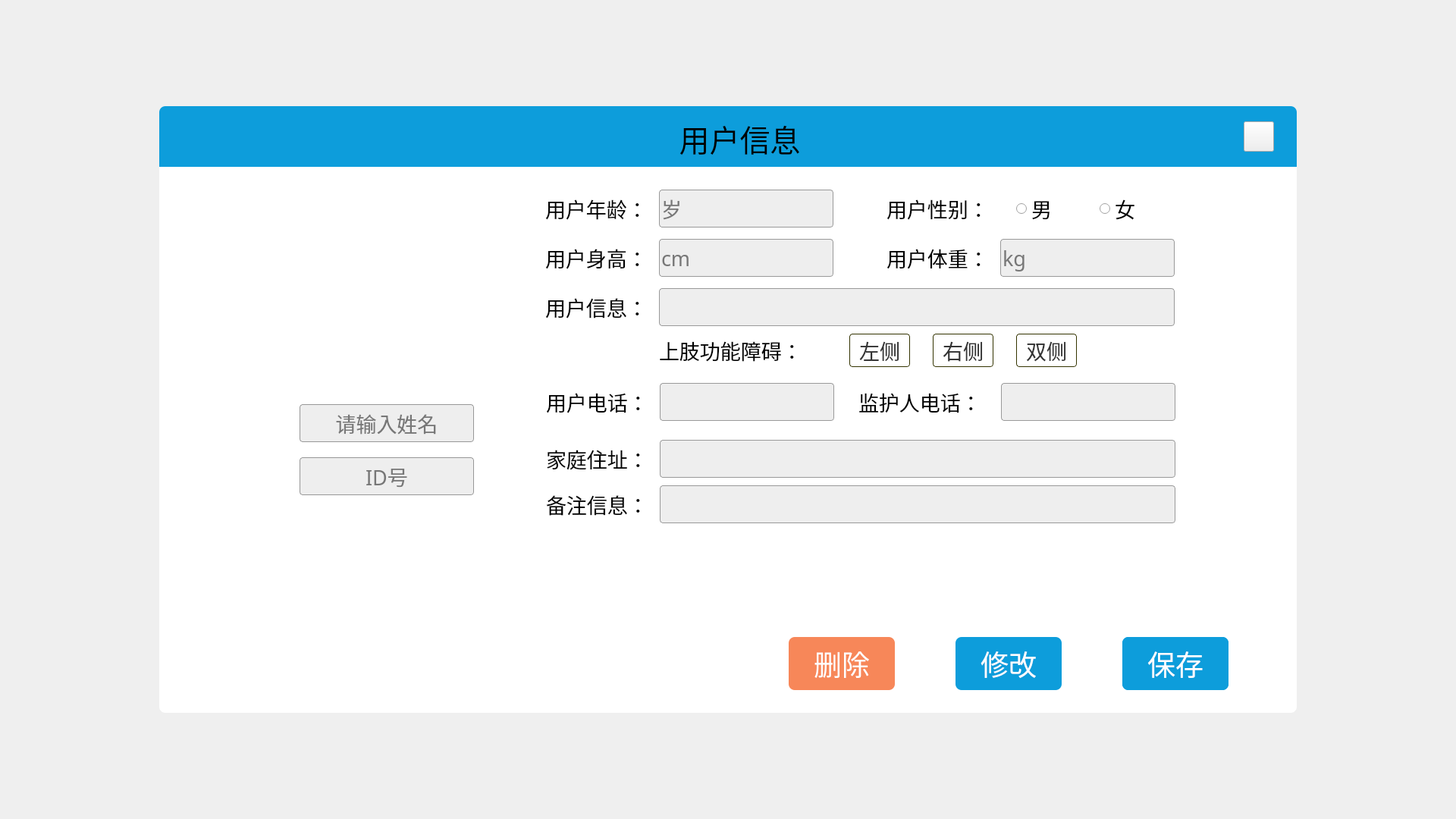
<?xml version="1.0" encoding="UTF-8"?>
<ui version="4.0">
 <class>EditUser</class>
 <widget class="QWidget" name="EditUser">
  <property name="geometry">
   <rect>
    <x>0</x>
    <y>0</y>
    <width>1920</width>
    <height>1080</height>
   </rect>
  </property>
  <property name="windowTitle">
   <string>Form</string>
  </property>
  <property name="styleSheet">
   <string notr="true"/>
  </property>
  <widget class="QGroupBox" name="groupBox_2">
   <property name="geometry">
    <rect>
     <x>210</x>
     <y>140</y>
     <width>1500</width>
     <height>800</height>
    </rect>
   </property>
   <property name="styleSheet">
    <string notr="true">#groupBox_2{background: #FFFFFF;
border-radius: 8px;}</string>
   </property>
   <property name="title">
    <string/>
   </property>
   <widget class="QGroupBox" name="groupBox">
    <property name="geometry">
     <rect>
      <x>150</x>
      <y>110</y>
      <width>300</width>
      <height>565</height>
     </rect>
    </property>
    <property name="styleSheet">
     <string notr="true">width: 300px;
height: 565px;
background: #FFFFFF;
border-radius: 8px;</string>
    </property>
    <property name="title">
     <string/>
    </property>
    <widget class="QLabel" name="portrait_Label">
     <property name="geometry">
      <rect>
       <x>105</x>
       <y>123</y>
       <width>90</width>
       <height>90</height>
      </rect>
     </property>
     <property name="text">
      <string/>
     </property>
    </widget>
    <widget class="QLineEdit" name="name_LineEdit">
     <property name="geometry">
      <rect>
       <x>35</x>
       <y>283</y>
       <width>230</width>
       <height>50</height>
      </rect>
     </property>
     <property name="font">
      <font>
       <family>黑体</family>
       <pointsize>20</pointsize>
      </font>
     </property>
     <property name="styleSheet">
      <string notr="true">width: 230px;
height: 50px;
background: #EEEEEE;
border-radius: 4px;
border: 1px solid #979797;</string>
     </property>
     <property name="alignment">
      <set>Qt::AlignCenter</set>
     </property>
     <property name="placeholderText">
      <string>请输入姓名</string>
     </property>
    </widget>
    <widget class="QLineEdit" name="ID_LineEdit">
     <property name="geometry">
      <rect>
       <x>35</x>
       <y>353</y>
       <width>230</width>
       <height>50</height>
      </rect>
     </property>
     <property name="font">
      <font>
       <family>黑体</family>
       <pointsize>20</pointsize>
      </font>
     </property>
     <property name="styleSheet">
      <string notr="true">width: 230px;
height: 50px;
background: #EEEEEE;
border-radius: 4px;
border: 1px solid #979797;</string>
     </property>
     <property name="alignment">
      <set>Qt::AlignCenter</set>
     </property>
     <property name="readOnly">
      <bool>true</bool>
     </property>
     <property name="placeholderText">
      <string>ID号</string>
     </property>
    </widget>
   </widget>
   <widget class="QPushButton" name="allLimp_Btn">
    <property name="geometry">
     <rect>
      <x>1130</x>
      <y>300</y>
      <width>80</width>
      <height>44</height>
     </rect>
    </property>
    <property name="font">
     <font>
      <family>黑体</family>
      <pointsize>20</pointsize>
     </font>
    </property>
    <property name="styleSheet">
     <string notr="true">background: #FFFFFF;
border-radius: 4px;
border: 1px solid #333300;
color:#333333;</string>
    </property>
    <property name="text">
     <string>双侧</string>
    </property>
   </widget>
   <widget class="QLabel" name="label_6">
    <property name="geometry">
     <rect>
      <x>959</x>
      <y>186</y>
      <width>150</width>
      <height>28</height>
     </rect>
    </property>
    <property name="font">
     <font>
      <family>黑体</family>
      <pointsize>20</pointsize>
     </font>
    </property>
    <property name="text">
     <string>用户体重：</string>
    </property>
   </widget>
   <widget class="QLineEdit" name="weight_LineEdit">
    <property name="geometry">
     <rect>
      <x>1109</x>
      <y>175</y>
      <width>230</width>
      <height>50</height>
     </rect>
    </property>
    <property name="font">
     <font>
      <family>黑体</family>
      <pointsize>20</pointsize>
     </font>
    </property>
    <property name="styleSheet">
     <string notr="true">background: #EEEEEE;
border-radius: 4px;
border: 1px solid #999999;</string>
    </property>
    <property name="placeholderText">
     <string>kg</string>
    </property>
   </widget>
   <widget class="QPushButton" name="rightLimp_Btn">
    <property name="geometry">
     <rect>
      <x>1020</x>
      <y>300</y>
      <width>80</width>
      <height>44</height>
     </rect>
    </property>
    <property name="font">
     <font>
      <family>黑体</family>
      <pointsize>20</pointsize>
     </font>
    </property>
    <property name="styleSheet">
     <string notr="true">background: #FFFFFF;
border-radius: 4px;
border: 1px solid #333300;
color:#333333;</string>
    </property>
    <property name="text">
     <string>右侧</string>
    </property>
   </widget>
   <widget class="QRadioButton" name="male_RadioButton">
    <property name="geometry">
     <rect>
      <x>1130</x>
      <y>110</y>
      <width>80</width>
      <height>50</height>
     </rect>
    </property>
    <property name="font">
     <font>
      <family>黑体</family>
      <pointsize>20</pointsize>
     </font>
    </property>
    <property name="styleSheet">
     <string notr="true"/>
    </property>
    <property name="text">
     <string>男</string>
    </property>
    <property name="iconSize">
     <size>
      <width>22</width>
      <height>22</height>
     </size>
    </property>
   </widget>
   <widget class="QPushButton" name="leftLimp_Btn">
    <property name="geometry">
     <rect>
      <x>910</x>
      <y>300</y>
      <width>80</width>
      <height>44</height>
     </rect>
    </property>
    <property name="font">
     <font>
      <family>黑体</family>
      <pointsize>20</pointsize>
     </font>
    </property>
    <property name="styleSheet">
     <string notr="true">background: #FFFFFF;
border-radius: 4px;
border: 1px solid #333300;
color:#333333;</string>
    </property>
    <property name="text">
     <string>左侧</string>
    </property>
   </widget>
   <widget class="QLabel" name="label_3">
    <property name="geometry">
     <rect>
      <x>509</x>
      <y>175</y>
      <width>150</width>
      <height>50</height>
     </rect>
    </property>
    <property name="font">
     <font>
      <family>黑体</family>
      <pointsize>20</pointsize>
     </font>
    </property>
    <property name="text">
     <string>用户身高：</string>
    </property>
   </widget>
   <widget class="QLabel" name="label_7">
    <property name="geometry">
     <rect>
      <x>659</x>
      <y>300</y>
      <width>210</width>
      <height>44</height>
     </rect>
    </property>
    <property name="font">
     <font>
      <family>黑体</family>
      <pointsize>20</pointsize>
     </font>
    </property>
    <property name="text">
     <string>上肢功能障碍：</string>
    </property>
   </widget>
   <widget class="QLabel" name="label_2">
    <property name="geometry">
     <rect>
      <x>509</x>
      <y>110</y>
      <width>151</width>
      <height>50</height>
     </rect>
    </property>
    <property name="font">
     <font>
      <family>黑体</family>
      <pointsize>20</pointsize>
     </font>
    </property>
    <property name="styleSheet">
     <string notr="true"/>
    </property>
    <property name="text">
     <string>用户年龄：</string>
    </property>
   </widget>
   <widget class="QLabel" name="label_5">
    <property name="geometry">
     <rect>
      <x>959</x>
      <y>110</y>
      <width>150</width>
      <height>50</height>
     </rect>
    </property>
    <property name="font">
     <font>
      <family>黑体</family>
      <pointsize>20</pointsize>
     </font>
    </property>
    <property name="text">
     <string>用户性别：</string>
    </property>
   </widget>
   <widget class="QRadioButton" name="female_RadioButton">
    <property name="geometry">
     <rect>
      <x>1240</x>
      <y>110</y>
      <width>80</width>
      <height>50</height>
     </rect>
    </property>
    <property name="font">
     <font>
      <family>黑体</family>
      <pointsize>20</pointsize>
     </font>
    </property>
    <property name="text">
     <string>女</string>
    </property>
   </widget>
   <widget class="QLineEdit" name="age_LineEdit">
    <property name="geometry">
     <rect>
      <x>659</x>
      <y>110</y>
      <width>230</width>
      <height>50</height>
     </rect>
    </property>
    <property name="font">
     <font>
      <family>黑体</family>
      <pointsize>20</pointsize>
     </font>
    </property>
    <property name="styleSheet">
     <string notr="true">background: #EEEEEE;
border-radius: 4px;
border: 1px solid #999999;</string>
    </property>
    <property name="alignment">
     <set>Qt::AlignLeading|Qt::AlignLeft|Qt::AlignVCenter</set>
    </property>
    <property name="placeholderText">
     <string>岁</string>
    </property>
   </widget>
   <widget class="QLineEdit" name="height_LineEdit">
    <property name="geometry">
     <rect>
      <x>659</x>
      <y>175</y>
      <width>230</width>
      <height>50</height>
     </rect>
    </property>
    <property name="font">
     <font>
      <family>黑体</family>
      <pointsize>20</pointsize>
     </font>
    </property>
    <property name="styleSheet">
     <string notr="true">background: #EEEEEE;
border-radius: 4px;
border: 1px solid #999999;</string>
    </property>
    <property name="placeholderText">
     <string>cm</string>
    </property>
   </widget>
   <widget class="QLabel" name="label_4">
    <property name="geometry">
     <rect>
      <x>509</x>
      <y>240</y>
      <width>150</width>
      <height>50</height>
     </rect>
    </property>
    <property name="font">
     <font>
      <family>黑体</family>
      <pointsize>20</pointsize>
     </font>
    </property>
    <property name="text">
     <string>用户信息：</string>
    </property>
   </widget>
   <widget class="QLineEdit" name="userMsg_LineEdit">
    <property name="enabled">
     <bool>true</bool>
    </property>
    <property name="geometry">
     <rect>
      <x>659</x>
      <y>240</y>
      <width>680</width>
      <height>50</height>
     </rect>
    </property>
    <property name="font">
     <font>
      <family>黑体</family>
      <pointsize>20</pointsize>
     </font>
    </property>
    <property name="styleSheet">
     <string notr="true">background: #EEEEEE;
border-radius: 4px;
border: 1px solid #999999;</string>
    </property>
   </widget>
   <widget class="QLineEdit" name="remark_LineEdit">
    <property name="geometry">
     <rect>
      <x>660</x>
      <y>500</y>
      <width>680</width>
      <height>50</height>
     </rect>
    </property>
    <property name="font">
     <font>
      <family>黑体</family>
      <pointsize>20</pointsize>
     </font>
    </property>
    <property name="styleSheet">
     <string notr="true">background: #EEEEEE;
border-radius: 4px;
border: 1px solid #999999;</string>
    </property>
    <property name="text">
     <string/>
    </property>
   </widget>
   <widget class="QLineEdit" name="guardian_LineEdit">
    <property name="geometry">
     <rect>
      <x>1110</x>
      <y>365</y>
      <width>230</width>
      <height>50</height>
     </rect>
    </property>
    <property name="font">
     <font>
      <family>黑体</family>
      <pointsize>20</pointsize>
     </font>
    </property>
    <property name="styleSheet">
     <string notr="true">background: #EEEEEE;
border-radius: 4px;
border: 1px solid #999999;</string>
    </property>
   </widget>
   <widget class="QLabel" name="label_9">
    <property name="geometry">
     <rect>
      <x>922</x>
      <y>365</y>
      <width>181</width>
      <height>50</height>
     </rect>
    </property>
    <property name="font">
     <font>
      <family>黑体</family>
      <pointsize>20</pointsize>
     </font>
    </property>
    <property name="text">
     <string>监护人电话：</string>
    </property>
   </widget>
   <widget class="QLabel" name="label_8">
    <property name="geometry">
     <rect>
      <x>510</x>
      <y>365</y>
      <width>150</width>
      <height>50</height>
     </rect>
    </property>
    <property name="font">
     <font>
      <family>黑体</family>
      <pointsize>20</pointsize>
     </font>
    </property>
    <property name="text">
     <string>用户电话：</string>
    </property>
   </widget>
   <widget class="QLineEdit" name="address_LineEdit">
    <property name="geometry">
     <rect>
      <x>660</x>
      <y>440</y>
      <width>680</width>
      <height>50</height>
     </rect>
    </property>
    <property name="font">
     <font>
      <family>黑体</family>
      <pointsize>20</pointsize>
     </font>
    </property>
    <property name="styleSheet">
     <string notr="true">background: #EEEEEE;
border-radius: 4px;
border: 1px solid #999999;</string>
    </property>
    <property name="text">
     <string/>
    </property>
   </widget>
   <widget class="QLabel" name="label_11">
    <property name="geometry">
     <rect>
      <x>510</x>
      <y>500</y>
      <width>150</width>
      <height>50</height>
     </rect>
    </property>
    <property name="font">
     <font>
      <family>黑体</family>
      <pointsize>20</pointsize>
     </font>
    </property>
    <property name="text">
     <string>备注信息：</string>
    </property>
   </widget>
   <widget class="QLabel" name="label_10">
    <property name="geometry">
     <rect>
      <x>510</x>
      <y>440</y>
      <width>150</width>
      <height>50</height>
     </rect>
    </property>
    <property name="font">
     <font>
      <family>黑体</family>
      <pointsize>20</pointsize>
     </font>
    </property>
    <property name="text">
     <string>家庭住址：</string>
    </property>
   </widget>
   <widget class="QLineEdit" name="patientPhone_LineEdit">
    <property name="geometry">
     <rect>
      <x>660</x>
      <y>365</y>
      <width>230</width>
      <height>50</height>
     </rect>
    </property>
    <property name="font">
     <font>
      <family>黑体</family>
      <pointsize>20</pointsize>
     </font>
    </property>
    <property name="styleSheet">
     <string notr="true">background: #EEEEEE;
border-radius: 4px;
border: 1px solid #999999;</string>
    </property>
   </widget>
   <widget class="QPushButton" name="delete_Btn">
    <property name="geometry">
     <rect>
      <x>830</x>
      <y>700</y>
      <width>140</width>
      <height>70</height>
     </rect>
    </property>
    <property name="font">
     <font>
      <family>黑体</family>
      <pointsize>28</pointsize>
     </font>
    </property>
    <property name="styleSheet">
     <string notr="true">QPushButton{background: #F78759;
border-radius: 8px;
color: rgb(255, 255, 255);}
QPushButton:hover{background: #F4673C;
border-radius: 8px;
color: rgb(255, 255, 255);}
QPushButton:pressed{background: #F26036;
border-radius: 8px;
color: rgb(255, 255, 255);}</string>
    </property>
    <property name="text">
     <string>删除</string>
    </property>
   </widget>
   <widget class="QPushButton" name="confirm_Btn">
    <property name="geometry">
     <rect>
      <x>1270</x>
      <y>700</y>
      <width>140</width>
      <height>70</height>
     </rect>
    </property>
    <property name="font">
     <font>
      <family>黑体</family>
      <pointsize>28</pointsize>
      <weight>50</weight>
      <italic>false</italic>
      <bold>false</bold>
     </font>
    </property>
    <property name="styleSheet">
     <string notr="true">QPushButton{background: #0D9DDB;
border-radius: 8px;
color: rgb(255, 255, 255);}
QPushButton:hover{background: #0A90D4;
border-radius: 8px;
color: rgb(255, 255, 255);}
QPushButton:pressed{background: #0984CE;
border-radius: 8px;
color: rgb(255, 255, 255);}</string>
    </property>
    <property name="text">
     <string>确认</string>
    </property>
   </widget>
   <widget class="QPushButton" name="save_Btn">
    <property name="geometry">
     <rect>
      <x>1270</x>
      <y>700</y>
      <width>140</width>
      <height>70</height>
     </rect>
    </property>
    <property name="font">
     <font>
      <family>黑体</family>
      <pointsize>28</pointsize>
     </font>
    </property>
    <property name="styleSheet">
     <string notr="true">background: #0D9DDB;
border-radius: 8px;
color:white;
</string>
    </property>
    <property name="text">
     <string>保存</string>
    </property>
   </widget>
   <widget class="QPushButton" name="modify_Btn">
    <property name="geometry">
     <rect>
      <x>1050</x>
      <y>700</y>
      <width>140</width>
      <height>70</height>
     </rect>
    </property>
    <property name="font">
     <font>
      <family>黑体</family>
      <pointsize>28</pointsize>
     </font>
    </property>
    <property name="styleSheet">
     <string notr="true">QPushButton{background: #0D9DDB;
border-radius: 8px;
color: rgb(255, 255, 255);}
QPushButton:hover{background: #0A90D4;
border-radius: 8px;
color: rgb(255, 255, 255);}
QPushButton:pressed{background: #0984CE;
border-radius: 8px;
color: rgb(255, 255, 255);}</string>
    </property>
    <property name="text">
     <string>修改</string>
    </property>
   </widget>
   <widget class="QWidget" name="widget" native="true">
    <property name="geometry">
     <rect>
      <x>0</x>
      <y>0</y>
      <width>1500</width>
      <height>80</height>
     </rect>
    </property>
    <property name="styleSheet">
     <string notr="true">#widget{background: #0D9DDB;
border-top-left-radius: 8px;border-top-right-radius:8px}</string>
    </property>
    <widget class="QPushButton" name="close_Btn">
     <property name="geometry">
      <rect>
       <x>1430</x>
       <y>20</y>
       <width>40</width>
       <height>40</height>
      </rect>
     </property>
     <property name="styleSheet">
      <string notr="true">border-image: url(:/new/prefix1/release/source/image/close.png);</string>
     </property>
     <property name="text">
      <string/>
     </property>
    </widget>
    <widget class="QLabel" name="title_Label">
     <property name="geometry">
      <rect>
       <x>560</x>
       <y>20</y>
       <width>411</width>
       <height>45</height>
      </rect>
     </property>
     <property name="font">
      <font>
       <family>黑体</family>
       <pointsize>30</pointsize>
      </font>
     </property>
     <property name="text">
      <string>用户信息</string>
     </property>
     <property name="alignment">
      <set>Qt::AlignCenter</set>
     </property>
    </widget>
   </widget>
  </widget>
 </widget>
 <resources/>
 <connections/>
</ui>
